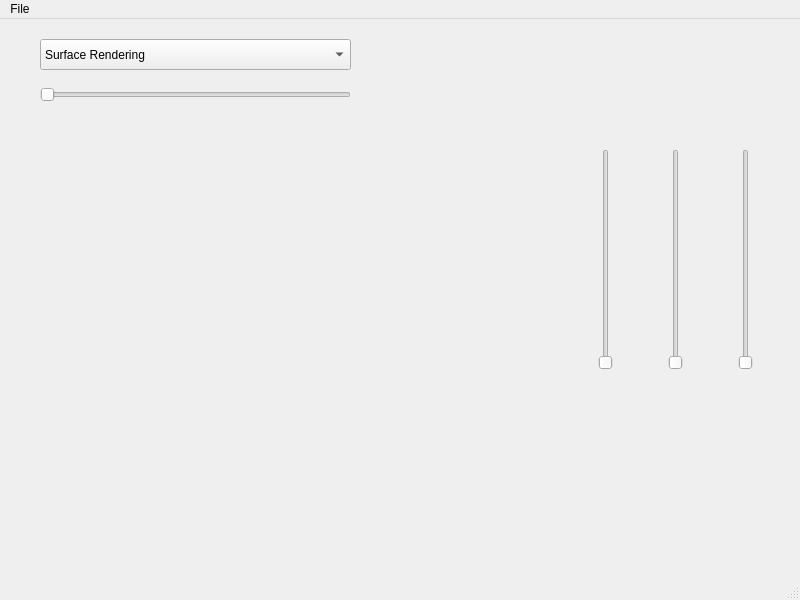
<?xml version="1.0" encoding="UTF-8"?>
<ui version="4.0">
 <class>MainWindow</class>
 <widget class="QMainWindow" name="MainWindow">
  <property name="geometry">
   <rect>
    <x>0</x>
    <y>0</y>
    <width>800</width>
    <height>600</height>
   </rect>
  </property>
  <property name="windowTitle">
   <string>MainWindow</string>
  </property>
  <widget class="QWidget" name="centralwidget">
   <widget class="QComboBox" name="comboBox">
    <property name="geometry">
     <rect>
      <x>40</x>
      <y>20</y>
      <width>311</width>
      <height>31</height>
     </rect>
    </property>
    <item>
     <property name="text">
      <string>Surface Rendering</string>
     </property>
    </item>
    <item>
     <property name="text">
      <string>Ray Casting Rendering</string>
     </property>
    </item>
   </widget>
   <widget class="QSlider" name="verticalSlider">
    <property name="geometry">
     <rect>
      <x>590</x>
      <y>130</y>
      <width>31</width>
      <height>221</height>
     </rect>
    </property>
    <property name="maximum">
     <number>100</number>
    </property>
    <property name="singleStep">
     <number>1</number>
    </property>
    <property name="sliderPosition">
     <number>0</number>
    </property>
    <property name="orientation">
     <enum>Qt::Vertical</enum>
    </property>
    <property name="tickPosition">
     <enum>QSlider::NoTicks</enum>
    </property>
    <property name="tickInterval">
     <number>10</number>
    </property>
   </widget>
   <widget class="QSlider" name="verticalSlider_2">
    <property name="geometry">
     <rect>
      <x>660</x>
      <y>130</y>
      <width>31</width>
      <height>221</height>
     </rect>
    </property>
    <property name="maximum">
     <number>100</number>
    </property>
    <property name="orientation">
     <enum>Qt::Vertical</enum>
    </property>
   </widget>
   <widget class="QSlider" name="horizontalSlider">
    <property name="geometry">
     <rect>
      <x>40</x>
      <y>60</y>
      <width>311</width>
      <height>31</height>
     </rect>
    </property>
    <property name="orientation">
     <enum>Qt::Horizontal</enum>
    </property>
   </widget>
   <widget class="QSlider" name="verticalSlider_3">
    <property name="geometry">
     <rect>
      <x>730</x>
      <y>130</y>
      <width>31</width>
      <height>221</height>
     </rect>
    </property>
    <property name="maximum">
     <number>100</number>
    </property>
    <property name="orientation">
     <enum>Qt::Vertical</enum>
    </property>
   </widget>
   <widget class="vtkWidget" name="widget" native="true">
    <property name="geometry">
     <rect>
      <x>20</x>
      <y>110</y>
      <width>551</width>
      <height>411</height>
     </rect>
    </property>
   </widget>
  </widget>
  <widget class="QMenuBar" name="menubar">
   <property name="geometry">
    <rect>
     <x>0</x>
     <y>0</y>
     <width>800</width>
     <height>26</height>
    </rect>
   </property>
   <widget class="QMenu" name="menuOpen_File">
    <property name="title">
     <string>File</string>
    </property>
    <addaction name="actionopen"/>
   </widget>
   <addaction name="menuOpen_File"/>
  </widget>
  <widget class="QStatusBar" name="statusbar"/>
  <action name="actionopen">
   <property name="text">
    <string>open</string>
   </property>
  </action>
 </widget>
 <customwidgets>
  <customwidget>
   <class>vtkWidget</class>
   <extends>QWidget</extends>
   <header>vtkwidget.h</header>
   <container>1</container>
  </customwidget>
 </customwidgets>
 <resources/>
 <connections/>
</ui>
